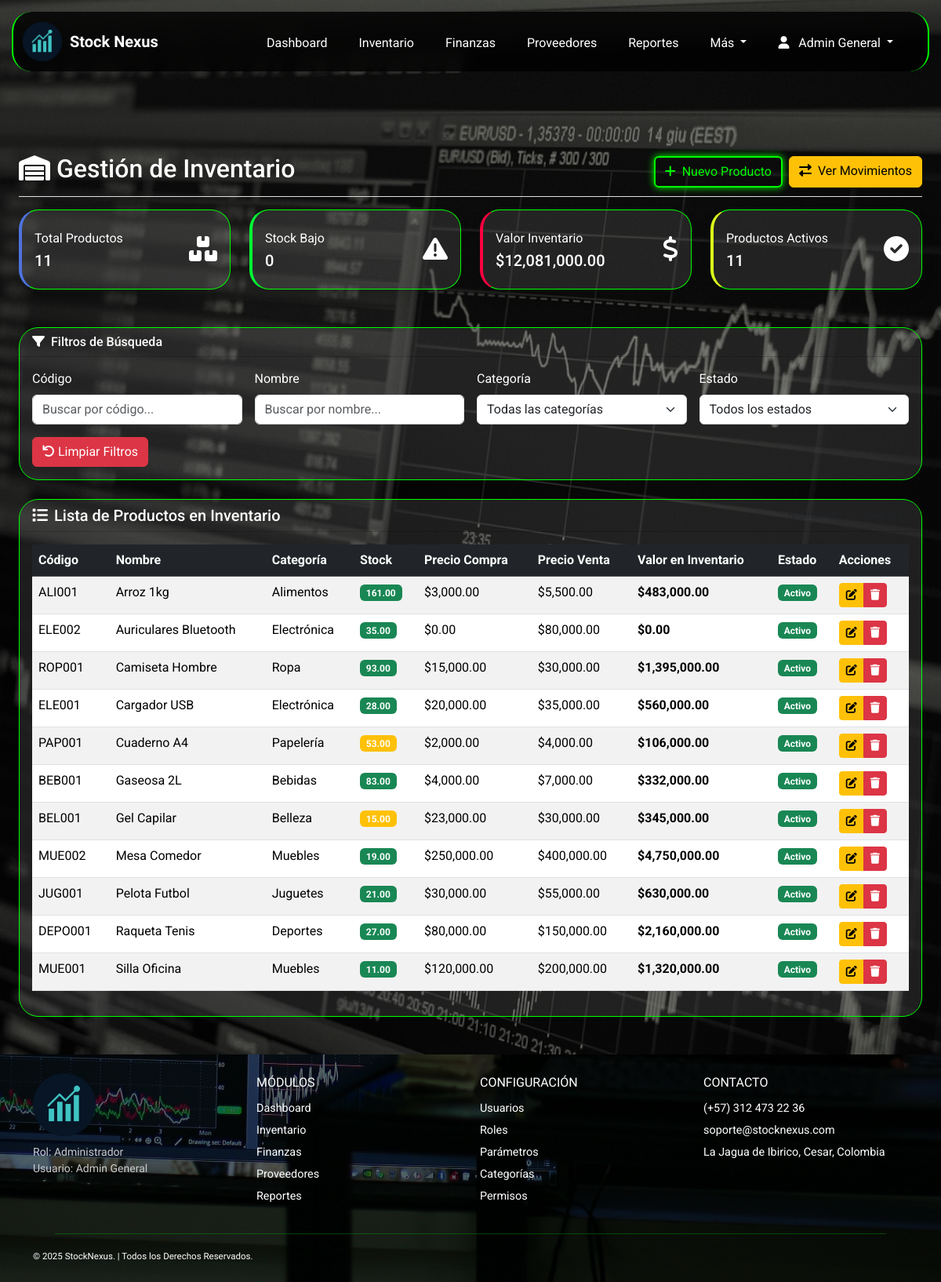
Screenshot of /index.php?page=inventario (signed in) with the database file from the repository.
### tables this page shows
CREATE TABLE `productos` (
  `id_producto` int(11) NOT NULL,
  `codigo_producto` varchar(50) NOT NULL,
  `nombre_producto` varchar(150) NOT NULL,
  `id_categoria` int(11) DEFAULT NULL,
  `descripcion` text DEFAULT NULL,
  `stock_actual` decimal(10,2) DEFAULT 0.00,
  `stock_minimo` decimal(10,2) DEFAULT 0.00,
  `unidad_medida` varchar(30) DEFAULT 'Unidad',
  `precio_compra` decimal(12,2) DEFAULT 0.00,
  `precio_venta` decimal(12,2) DEFAULT 0.00,
  `estado` enum('Activo','Inactivo') DEFAULT 'Activo'
);

CREATE TABLE `categorias` (
  `id_categoria` int(11) NOT NULL,
  `nombre_categoria` varchar(100) NOT NULL,
  `descripcion` text DEFAULT NULL,
  `estado` enum('Activo','Inactivo') DEFAULT 'Activo'
);

### app/controllers/ProductoController.php (called while the page is built, shortened)
<?php
class ProductoController {
    private $db;
    public function __construct($database) {
        $this->db = $database;
    }
    public function listar() {
        try {
            $stmt = $this->db->query("
                SELECT p.*, c.nombre_categoria
                FROM productos p
                LEFT JOIN categorias c ON p.id_categoria = c.id_categoria
                ORDER BY p.nombre_producto
            ");
            return $stmt->fetchAll();
        } catch (PDOException $e) {
            error_log("Error en listar productos: " . $e->getMessage());
            return [];
        }
    }
}
?>

### app/controllers/inventarioController.php (called while the page is built, shortened)
<?php
class InventarioController {
    private $db;
    public function __construct($database) {
        $this->db = $database;
    }
    public function getProductosConStockBajo() {
        try {
            $stmt = $this->db->query("
                SELECT *, (stock_actual - stock_minimo) as diferencia
                FROM productos
                WHERE stock_actual <= stock_minimo AND estado = 'Activo'
                ORDER BY diferencia ASC
            ");
            return $stmt->fetchAll();
        } catch (PDOException $e) {
            error_log("Error en getProductosConStockBajo: " . $e->getMessage());
            return [];
        }
    }
    public function getValorTotalInventario() {
        try {
            $stmt = $this->db->query("
                SELECT SUM(stock_actual * precio_compra) as valor_total
                FROM productos
                WHERE estado = 'Activo'
            ");
            $result = $stmt->fetch();
            return $result['valor_total'] ?? 0;
        } catch (PDOException $e) {
            error_log("Error en getValorTotalInventario: " . $e->getMessage());
            return 0;
        }
    }
}
?>

### app/views/Inventario/inventario.php (the view, shortened to what this page needs)
<?php
$productoController = new ProductoController($db);
$productos = $productoController->listar();
$inventarioController = new InventarioController($db);
$valorTotal = $inventarioController->getValorTotalInventario();
$stockBajo = $inventarioController->getProductosConStockBajo();
?>
<div class="container-fluid px-4 pb-5">
    <div class="d-flex justify-content-between flex-wrap flex-md-nowrap align-items-center pt-3 pb-2 mb-3 border-bottom"
            style="margin-top:180px;">
        <h1 class="h2"><i class="fas fa-warehouse me-2"></i>Gestión de Inventario</h1>
        <div class="btn-toolbar mb-2 mb-md-0">
            <a href="index.php?page=crear_producto" class="btn btn-neon me-2">
                <i class="fas fa-plus me-2"></i>Nuevo Producto
            </a>
            <a href="index.php?page=movimientos" class="btn btn-warning">
                <i class="fas fa-exchange-alt me-2"></i>Ver Movimientos
            </a>
        </div>
    </div>
    <div class="row mb-4">
        <div class="col-xl-3 col-md-6 mb-4">
            <div class="card border-left-primary shadow h-100 py-2"
                 style="border-left: 4px solid #4e73df !important;">
                <div class="card-body">
                    <div class="row no-gutters align-items-center">
                        <div class="col mr-2">
                            <div class="text-xs font-weight-bold text-white mb-1">
                                Total Productos
                            </div>
                            <div class="h5 mb-0 font-weight-bold text-white">
                                <?= count($productos) ?>
                            </div>
                        </div>
                        <div class="col-auto">
                            <i class="fas fa-boxes fa-2x text-white"></i>
                        </div>
                    </div>
                </div>
            </div>
        </div>
        <div class="col-xl-3 col-md-6 mb-4">
            <div class="card border-left-warning shadow h-100 py-2"
                style="border-left: 4px solid #00ff33ff !important;">
                <div class="card-body">
                    <div class="row no-gutters align-items-center">
                        <div class="col mr-2">
                            <div class="text-xs font-weight-bold text-white mb-1">
                                Stock Bajo
                            </div>
                            <div class="h5 mb-0 font-weight-bold text-white">
                                <?= count($stockBajo) ?>
                            </div>
                        </div>
                        <div class="col-auto">
                            <i class="fas fa-exclamation-triangle fa-2x text-white"></i>
                        </div>
                    </div>
                </div>
            </div>
        </div>
        <div class="col-xl-3 col-md-6 mb-4">
            <div class="card border-left-success shadow h-100 py-2"
                 style="border-left: 4px solid #ff0040ff !important;">
                <div class="card-body">
                    <div class="row no-gutters align-items-center">
                        <div class="col mr-2">
                            <div class="text-xs font-weight-bold text-white mb-1">
                                Valor Inventario
                            </div>
                            <div class="h5 mb-0 font-weight-bold text-white">
                                $<?= number_format($valorTotal, 2) ?>
                            </div>
                        </div>
                        <div class="col-auto">
                            <i class="fas fa-dollar-sign fa-2x text-white"></i>
                        </div>
                    </div>
                </div>
            </div>
        </div>
        <div class="col-xl-3 col-md-6 mb-4">
            <div class="card border-left-info shadow h-100 py-2"
                 style="border-left: 4px solid #dcff19ff !important;">
                <div class="card-body">
                    <div class="row no-gutters align-items-center">
                        <div class="col mr-2">
                            <div class="text-xs font-weight-bold text-white mb-1">
                                Productos Activos
                            </div>
                            <div class="h5 mb-0 font-weight-bold text-white">
                                <?= count(array_filter($productos, function($p) { return $p['estado'] == 'Activo'; })) ?>
                            </div>
                        </div>
                        <div class="col-auto">
                            <i class="fas fa-check-circle fa-2x text-white"></i>
                        </div>
                    </div>
                </div>
            </div>
        </div>
    </div>
    <div class="card mb-4">
        <div class="card-header">
            <h6 class="card-title mb-0 text-white">
                <i class="fas fa-filter me-2"></i>Filtros de Búsqueda
            </h6>
        </div>
        <div class="card-body">
            <div class="row g-3">
                <div class="col-md-3">
                    <label for="filtroCodigo" class="form-label text-white">Código</label>
                    <input type="text" class="form-control" id="filtroCodigo" placeholder="Buscar por código...">
                </div>
                <div class="col-md-3">
                    <label for="filtroNombre" class="form-label text-white">Nombre</label>
                    <input type="text" class="form-control" id="filtroNombre" placeholder="Buscar por nombre...">
                </div>
                <div class="col-md-3">
                    <label for="filtroCategoria" class="form-label text-white">Categoría</label>
                    <select class="form-select" id="filtroCategoria">
                        <option value="">Todas las categorías</option>
                    </select>
                </div>
                <div class="col-md-3">
                    <label for="filtroEstado" class="form-label text-white">Estado</label>
                    <select class="form-select" id="filtroEstado">
                        <option value="">Todos los estados</option>
                    </select>
                </div>
            </div>
            <div class="row mt-3">
                <div class="col-12">
                    <button type="button" class="btn btn-danger" id="btnLimpiarFiltros">
                        <i class="fas fa-undo me-1"></i>Limpiar Filtros
                    </button>
                </div>
            </div>
        </div>
    </div>
    <div class="card">
        <div class="card-header d-flex justify-content-between align-items-center">
            <h5 class="card-title mb-0 text-white">
                <i class="fas fa-list me-2 text-white"></i>Lista de Productos en Inventario
            </h5>
            <div class="text-muted small" id="contadorProductos">
            </div>
        </div>
        <div class="card-body">
            <div class="table-responsive">
                <table class="table table-striped table-hover" id="tablaInventario">
                    <thead class="table-dark">
                        <tr>
                            <th>Código</th>
                            <th>Nombre</th>
                            <th>Categoría</th>
                            <th>Stock</th>
                            <th>Precio Compra</th>
                            <th>Precio Venta</th>
                            <th>Valor en Inventario</th>
                            <th>Estado</th>
                            <th>Acciones</th>
                        </tr>
                    </thead>
                    <tbody id="cuerpoTabla">
                        <?php foreach ($productos as $producto):
                            $valorInventario = $producto['stock_actual'] * $producto['precio_compra'];
                        ?>
                        <tr data-estado="<?= $producto['estado'] ?>">
                            <td><?= $producto['codigo_producto'] ?></td>
                            <td><?= $producto['nombre_producto'] ?></td>
                            <td><?= $producto['nombre_categoria'] ?: 'Sin categoría' ?></td>
                            <td>
                                <span class="badge bg-<?= $producto['stock_actual'] <= $producto['stock_minimo'] ? 'danger' : ($producto['stock_actual'] <= ($producto['stock_minimo'] * 2) ? 'warning' : 'success') ?>">
                                    <?= $producto['stock_actual'] ?>
                                </span>
                            </td>
                            <td>$<?= number_format($producto['precio_compra'], 2) ?></td>
                            <td>$<?= number_format($producto['precio_venta'], 2) ?></td>
                            <td><strong>$<?= number_format($valorInventario, 2) ?></strong></td>
                            <td>
                                <span class="badge bg-<?= $producto['estado'] == 'Activo' ? 'success' : 'secondary' ?>">
                                    <?= $producto['estado'] ?>
                                </span>
                            </td>
                            <td>
                                <div class="btn-group btn-group-sm">
                                    <a href="index.php?page=editar_producto&id=<?= $producto['id_producto'] ?>"
                                    class="btn btn-warning" title="Editar">
                                        <i class="fas fa-edit"></i>
                                    </a>
                                    <button type="button" class="btn btn-danger btn-eliminar"
                                            data-id="<?= $producto['id_producto'] ?>"
                                            data-nombre="<?= htmlspecialchars($producto['nombre_producto']) ?>"
                                            title="Eliminar Permanentemente">
                                        <i class="fas fa-trash"></i>
                                    </button>
                                </div>
                            </td>
                        </tr>
                        <?php endforeach; ?>
                    </tbody>
                </table>
            </div>
        </div>
    </div>
</div>

### public/assets/style.css (style rules this page uses)
body { background-image: url(../img/fondo_body.jpg); min-height: 100vh; background-size: cover; background-position: center; background-repeat: no-repeat; background-attachment: fixed; position: relative; font-family: 'Roboto', sans-serif; background-color: #000; color: #fff; margin: 0; padding: 0; width: 100%; align-items: center; justify-content: center; }
body::before { content: ''; position: fixed; top: 0; left: 0; width: 100%; height: 100%; background-color: rgba(0, 0, 0, 0.5); z-index: -1; }
html { scroll-behavior: smooth; width: 100%; }
.btn-neon { color: #00ff00; border: 2px solid #00ff00; background-color: transparent; box-shadow: 0 0 10px #00ff00; transition: all 0.3s ease; }
.card { width: 100%; background-color: rgba(255, 255, 255, 0.1); border: 1px solid #00ff00; transition: transform 0.3s, box-shadow 0.3s; border-radius: 25px; }

### rows the page displays
productos: codigo_producto "ALI001", nombre_producto "Arroz 1kg", id_categoria.nombre_categoria "Alimentos", stock_actual "161.00", precio_compra "3,000.00", precio_venta "5,500.00", valorInventario "483,000.00", estado "Activo"
productos: codigo_producto "ELE002", nombre_producto "Auriculares Bluetooth", id_categoria.nombre_categoria "Electrónica", stock_actual "35.00", precio_compra "0.00", precio_venta "80,000.00", estado "Activo"
productos: codigo_producto "ROP001", nombre_producto "Camiseta Hombre", id_categoria.nombre_categoria "Ropa", stock_actual "93.00", precio_compra "15,000.00", precio_venta "30,000.00", valorInventario "1,395,000.00", estado "Activo"
productos: codigo_producto "ELE001", nombre_producto "Cargador USB", id_categoria.nombre_categoria "Electrónica", stock_actual "28.00", precio_compra "20,000.00", precio_venta "35,000.00", valorInventario "560,000.00", estado "Activo"
productos: codigo_producto "PAP001", nombre_producto "Cuaderno A4", id_categoria.nombre_categoria "Papelería", stock_actual "53.00", precio_compra "2,000.00", precio_venta "4,000.00", valorInventario "106,000.00", estado "Activo"
productos: codigo_producto "BEB001", nombre_producto "Gaseosa 2L", id_categoria.nombre_categoria "Bebidas", stock_actual "83.00", precio_compra "4,000.00", precio_venta "7,000.00", valorInventario "332,000.00", estado "Activo"
productos: codigo_producto "BEL001", nombre_producto "Gel Capilar", id_categoria.nombre_categoria "Belleza", stock_actual "15.00", precio_compra "23,000.00", precio_venta "30,000.00", valorInventario "345,000.00", estado "Activo"
productos: codigo_producto "MUE002", nombre_producto "Mesa Comedor", id_categoria.nombre_categoria "Muebles", stock_actual "19.00", precio_compra "250,000.00", precio_venta "400,000.00", valorInventario "4,750,000.00", estado "Activo"
productos: codigo_producto "JUG001", nombre_producto "Pelota Futbol", id_categoria.nombre_categoria "Juguetes", stock_actual "21.00", precio_compra "30,000.00", precio_venta "55,000.00", valorInventario "630,000.00", estado "Activo"
productos: codigo_producto "DEPO001", nombre_producto "Raqueta Tenis", id_categoria.nombre_categoria "Deportes", stock_actual "27.00", precio_compra "80,000.00", precio_venta "150,000.00", valorInventario "2,160,000.00", estado "Activo"
productos: codigo_producto "MUE001", nombre_producto "Silla Oficina", id_categoria.nombre_categoria "Muebles", stock_actual "11.00", precio_compra "120,000.00", precio_venta "200,000.00", valorInventario "1,320,000.00", estado "Activo"

### other values shown
$nombreUsuario "Admin General"
count($productos) "11"
count($stockBajo) "0"
$valorTotal "12,081,000.00"
$rol "Administrador"
